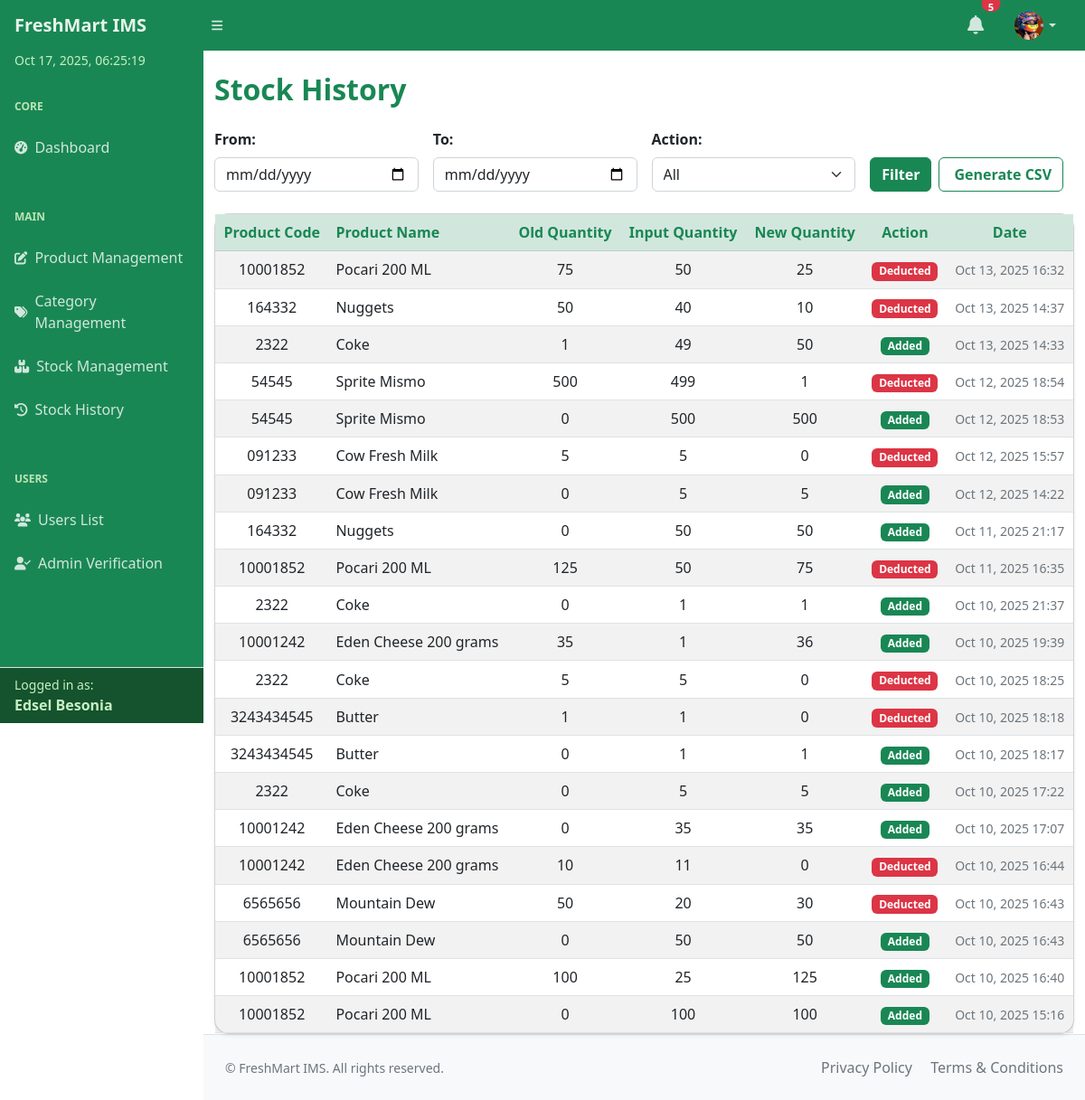
The page /inventory/stock-history/ (signed in) on the database as committed earlier.
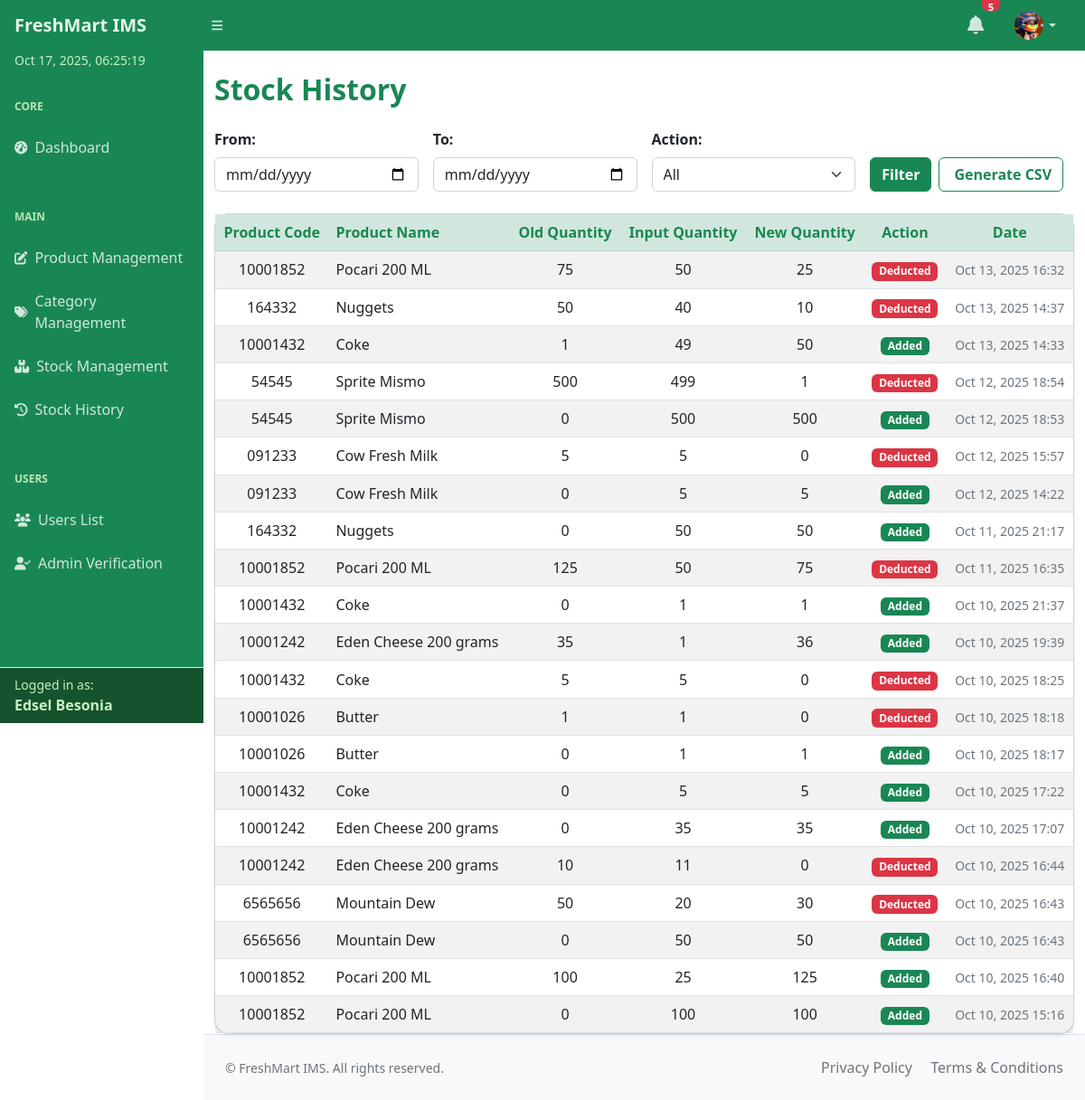
The same page on the database as committed later.
### inventory/models.py (models this page shows, shortened)
class StockHistory(models.Model):
    ACTION_CHOICES = (
        ('ADD', 'Added'),
        ('DEDUCT', 'Deducted'),
    )
    product = models.ForeignKey('InventoryItem', on_delete=models.CASCADE)
    old_quantity = models.IntegerField()
    input_quantity = models.IntegerField()
    new_quantity = models.IntegerField()
    action = models.CharField(max_length=6, choices=ACTION_CHOICES)
    date = models.DateTimeField(auto_now_add=True)

class InventoryItem(models.Model):
    product_name = models.CharField(max_length=100)
    product_code = models.CharField(max_length=50)
    description = models.TextField(blank=True)
    quantity_in_stock = models.IntegerField(default=0)
    price = models.DecimalField(max_digits=10, decimal_places=2)
    category = models.ForeignKey(Category, on_delete=models.SET_NULL, null=True, blank=True)
    created_at = models.DateTimeField(auto_now_add=True)
    updated_at = models.DateTimeField(auto_now=True)

### inventory/views.py (the view)
# urls.py: path('stock-history/', views.stock_history, name='stock_history'),
@login_required
def stock_history(request):
    history = StockHistory.objects.select_related('product').order_by('-date')
    start_date = request.GET.get('start_date')
    end_date = request.GET.get('end_date')
    action_filter = request.GET.get('action')
    if start_date and end_date:
        start = make_aware(datetime.strptime(start_date, "%Y-%m-%d"))
        end = make_aware(datetime.strptime(end_date, "%Y-%m-%d"))
        history = history.filter(date__range=[start, end])
    if action_filter:
        history = history.filter(action=action_filter)
    categories = Category.objects.all()  # pass categories to modal
    context = {
        'history': history,
        'categories': categories
    }
    return render(request, 'inventory/stock_history.html', context)

### inventory/context_processors.py (called while the page is built)
def profile_picture(request):
    if request.user.is_authenticated:
        profile = getattr(request.user, 'userprofile', None)
        if profile and profile.picture:
            return {'profile_picture_url': profile.picture.url}
    return {'profile_picture_url': None}

### templates/inventory/stock_history.html (shortened to what the changed rows need)
{% include "partials/header.html" %}
<body class="sb-nav-fixed">
<div id="layoutSidenav">
    <div id="layoutSidenav_content">
        <main>
            <div class="container mt-4">
                <h2 class="mb-4 fw-bold text-success">Stock History</h2>
                <div class="card shadow-sm rounded-4">
                    <div class="card-body p-0">
                        <div class="table-responsive">
                            <table class="table table-striped table-hover mb-0 align-middle">
                                <thead class="table-success text-success text-center sticky-top" style="top: 0; z-index: 10;">
                                    <tr>
                                        <th scope="col">Product Code</th>
                                        <th scope="col" class="text-start">Product Name</th>
                                        <th scope="col">Old Quantity</th>
                                        <th scope="col">Input Quantity</th>
                                        <th scope="col">New Quantity</th>
                                        <th scope="col">Action</th>
                                        <th scope="col">Date</th>
                                    </tr>
                                </thead>
                                <tbody>
                                    {% for item in history %}
                                    <tr class="text-center">
                                        <td>{{ item.product.product_code }}</td>
                                        <td class="text-start">{{ item.product.product_name }}</td>
                                        <td>{{ item.old_quantity }}</td>
                                        <td>{{ item.input_quantity }}</td>
                                        <td>{{ item.new_quantity }}</td>
                                        <td>
                                            {% if item.action == 'ADD' %}
                                                <span class="badge bg-success">{{ item.get_action_display }}</span>
                                            {% else %}
                                                <span class="badge bg-danger">{{ item.get_action_display }}</span>
                                            {% endif %}
                                        </td>
                                        <td><small class="text-muted">{{ item.date|date:"M d, Y H:i" }}</small></td>
                                    </tr>
                                    {% empty %}
                                    <tr>
                                        <td colspan="7" class="text-center text-muted fst-italic py-4">
                                            No stock history available.
                                        </td>
                                    </tr>
                                    {% endfor %}
                                </tbody>
                            </table>
                        </div>
                    </div>
                </div>
            </div>
        </main>
    </div>
</div>
</body>
</html>

Rows that differ between the two databases and show on the page:
changed through a linked row, StockHistory "Oct 13, 2025 14:33": product.product_code "2322" → "10001432"
changed through a linked row, StockHistory "Oct 10, 2025 21:37": product.product_code "2322" → "10001432"
changed through a linked row, StockHistory "Oct 10, 2025 18:25": product.product_code "2322" → "10001432"
changed through a linked row, StockHistory "Oct 10, 2025 18:18": product.product_code "3243434545" → "10001026"
changed through a linked row, StockHistory "Oct 10, 2025 18:17": product.product_code "3243434545" → "10001026"
changed through a linked row, StockHistory "Oct 10, 2025 17:22": product.product_code "2322" → "10001432"
